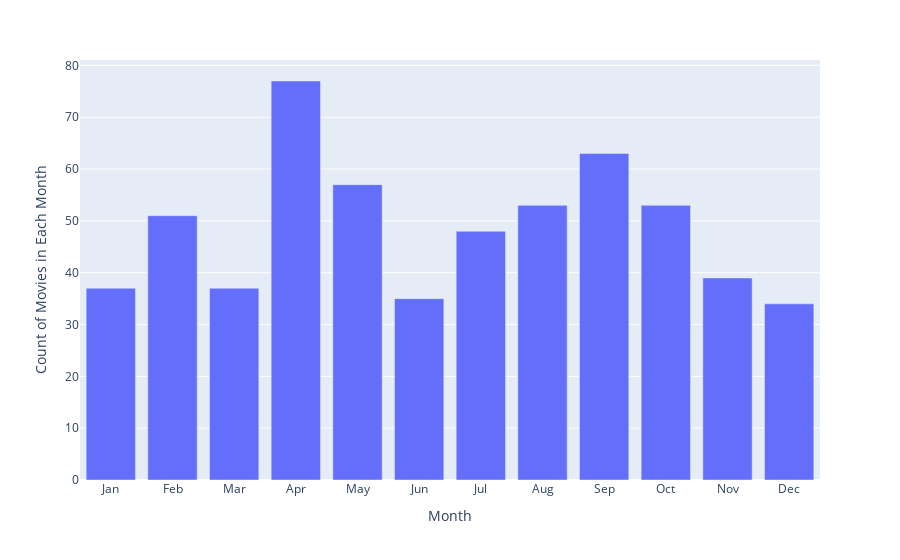

The cell this chart's notebook holds for it:
### Code cell
Month= df['month'].value_counts(sort=False)
months = ['Jan','Feb','Mar','Apr','May','Jun','Jul','Aug','Sep','Oct','Nov','Dec']

fig = px.bar(Month, x= months, y=Month.values, labels={'y':'Count of Movies in Each Month', 'x':'Month'})
fig.show()

### Figure 1 — Plotly figure (JSON) as saved in the notebook; plotly's stock layout.template omitted (floating-point values rounded to 4 significant figures)
{"data": [{"alignmentgroup": "True", "hovertemplate": "Month=%{x}<br>Count of Movies in Each Month=%{y}<extra></extra>", "legendgroup": "", "marker": {"color": "#636efa", "pattern": {"shape": ""}}, "name": "", "offsetgroup": "", "orientation": "v", "showlegend": false, "textposition": "auto", "type": "bar", "x": ["Jan", "Feb", "Mar", "Apr", "May", "Jun", "Jul", "Aug", "Sep", "Oct", "Nov", "Dec"], "xaxis": "x", "y": [37, 51, 37, 77, 57, 35, 48, 53, 63, 53, 39, 34], "yaxis": "y"}], "layout": {"barmode": "relative", "legend": {"tracegroupgap": 0}, "margin": {"t": 60}, "xaxis": {"anchor": "y", "domain": [0, 1], "title": {"text": "Month"}}, "yaxis": {"anchor": "x", "domain": [0, 1], "title": {"text": "Count of Movies in Each Month"}}}}
